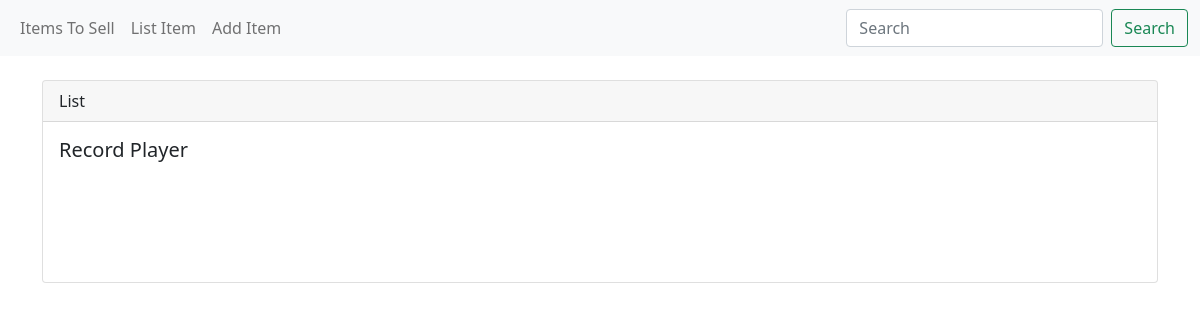
Page /show_list/7 on the earlier database version.
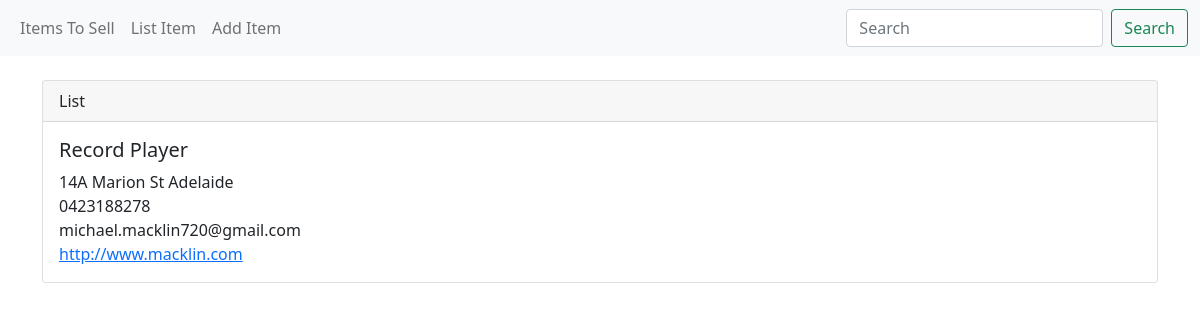
Same page on the later database version.
### items_db/models.py (models this page shows, shortened)
class Item(models.Model):
	item_name = models.CharField('Item Name', max_length=120)
	category = models.CharField(max_length=30)
	description = models.TextField(blank=True)
	source = models.ForeignKey(Source, blank=True, null=True, on_delete=models.CASCADE)
	value = models.DecimalField(max_digits=6, decimal_places=2)
	sell =  models.DecimalField(max_digits=6, decimal_places=2)
	comments =  models.TextField(blank=True)
	def __str__(self):
		return self.item_name

class Source(models.Model):
	name = models.CharField('Location Name', max_length=120)
	address = models.CharField(max_length=120)
	postcode = models.CharField(max_length=10)
	phone = models.CharField('Contact Phone', max_length=10)
	web = models.URLField('Website Address')
	email = models.EmailField('Email Address')

### items_db/views.py (the view)
# urls.py: path('show_list/<list_id>', views.show_list, name="show-list"),
def show_list(request, list_id):
	key_item = Item.objects.get(pk=list_id)
	return render(request, 'show_list.html', {'key_item': key_item})

### items_db/templates/show_list.html
{% extends 'base.html' %}
{% block content %}
<div class="card">
  <div class="card-header">
    List
  </div>
  <div class="card-body">
    <h5 class="card-title">{{ key_item }}</h5>
    <p class="card-text">
    {{ key_item.source.address }}<br/>
    {{ key_item.source.phone }}<br/>
    {{ key_item.source.email }}<br/>
    <a href="{{ key_item.source.web }}">{{ key_item.source.web }} </a><br/>
    </p>
  </div>
</div>
{% endblock %}

Differences in the rows shown:
changed Item "Record Player": source.address (not shown) → "14A Marion St Adelaide"; source.phone (not shown) → "0423188278"; source.email (not shown) → "michael.macklin720@gmail.com"; source_id empty → 1 (drawn); source.web (not shown) → "http://www.macklin.com"
